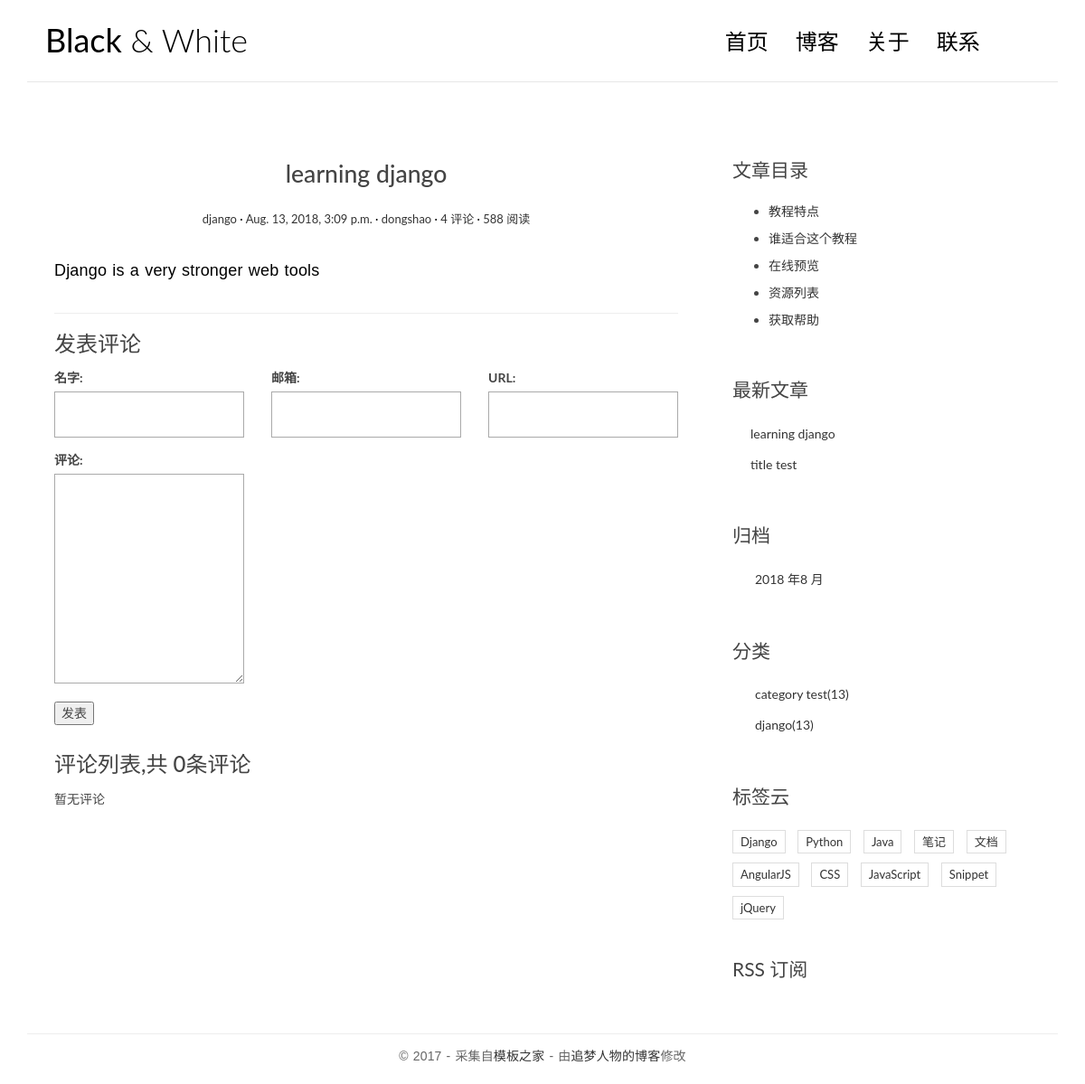
Page /post/2/ on the earlier database version.
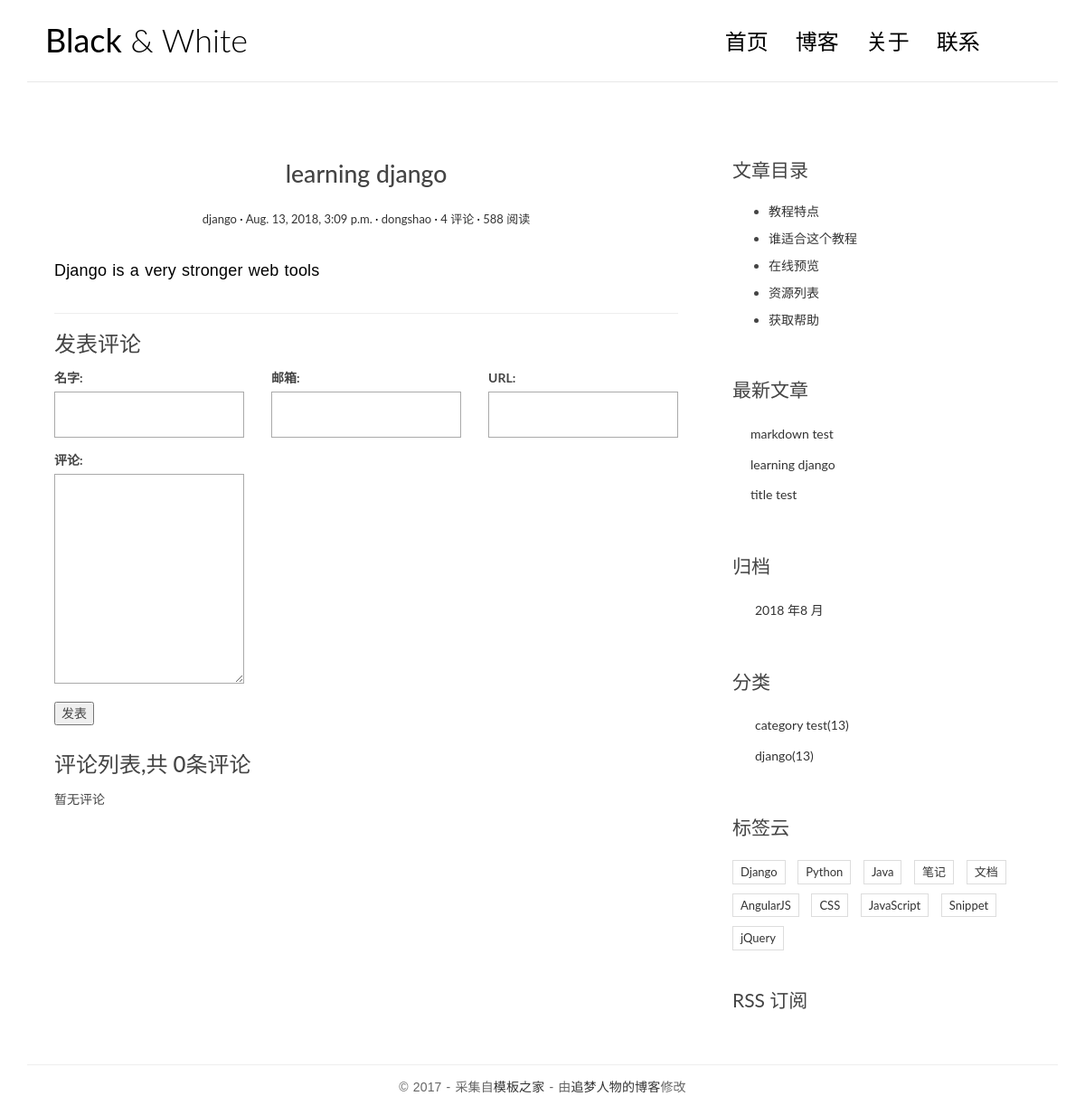
Same page on the later database version.
### blog/models.py (models this page shows, shortened)
class Post(models.Model):
    title = models.CharField(max_length=100)
    body = models.TextField()
    created_time = models.DateTimeField(auto_now_add=True)
    modified_time = models.DateTimeField(auto_now_add=True)
    excerpt = models.CharField(max_length=200, blank=True)
    category = models.ForeignKey(Category, on_delete=models.CASCADE)
    tags = models.ManyToManyField(Tag, blank=True)
    author = models.ForeignKey(User, on_delete=models.CASCADE)
    views = models.PositiveIntegerField(default=0)
    class Meta:
        ordering = ['-created_time']
    def get_absolute_url(self):
        return reverse('blog:detail', kwargs={'pk': self.pk})
    class Meta:
        ordering = ['-created_time', 'title']

class Category(models.Model):
    name = models.CharField(max_length=100)

### blog/views.py (the view)
# urls.py: path(r'post/<int:pk>/', views.detail, name='detail'),
def detail(request, pk):
    post = get_object_or_404(Post, pk=pk)
    post.body = markdown.markdown(post.body,
                                  entensions=['markdown.extensions.extra',
                                              'markdown.extensions.codehilite',
                                              'markdown.extensions.toc', ])
    form = CommentForm()
    comment_list = post.comment_set.all()
    context = {'post': post, 'form': form, 'comment_list': comment_list}
    return render(request, 'blog/detail.html', context=context)

### comments/forms.py
class CommentForm(forms.ModelForm):
    class Meta:
        model = Comment
        fields = ['author', 'email', 'url', 'body']

### blog/templatetags/blog_tags.py (called while the page is built)
@register.simple_tag
def get_recent_posts(num=5):
    return Post.objects.all().order_by('-created_time')[:num]

@register.simple_tag
def archives():
    return Post.objects.dates('created_time', 'month', order='DESC')

@register.simple_tag
def get_categories():
    return Category.objects.all()

### templates/blog/detail.html (shortened to what this page needs)
{% extends 'base.html' %}
{% block main %}
    <article class="post post-{{ post.pk }}">
        <header class="entry-header">
            <h1 class="entry-title">{{ post.title }}</h1>
            <div class="entry-meta">
                <span class="post-category"><a href="#">{{ post.category.name }}</a></span>
                <span class="post-date"><a href="#"><time class="entry-date"
                                                datetime="{{ post.created_time }}">{{ post.created_time }}</time></a></span>
                <span class="post-author"><a href="#">{{ post.author }}</a></span>
                <span class="comments-link"><a href="#">4 评论</a></span>
                <span class="views-count"><a href="#">588 阅读</a></span>
            </div>
        </header>
    <div class="entry-content clearfix">
        {{ post.body|safe }}
    </div>
    </article>
    <section class="comment-area">
    <hr>
    <h3>发表评论</h3>
    <form action="{% url 'comments:post_comment' post.pk %}" method="post" class="comment-form">
    <div class="row">
        <div class="col-md-4">
            <label for="{{ form.author.id_for_label }}">名字:</label>
            {{ form.author }}
        </div>
        <div class="col-md-4">
            <label for="{{ form.email.id_for_label }}">邮箱:</label>
            {{ form.email }}
        </div>
        <div class="col-md-4">
            <label for="{{ form.url.id_for_label }}">URL:</label>
            {{ form.url }}
        </div>
        <div class="col-md-4">
            <label for="{{ form.body.id_for_label }}">评论:</label>
            {{ form.body }}
            <button type="submit" class="comment-bin">发表</button>
        </div>
    </div>
</form>
<div class="comment-list-panel">
    <h3>评论列表,共 <span>{{ post.comment_set.count }}</span>条评论</h3>
    <ul class="comment-list list-unstyled">
        {% for comment in comment_list %}
            <li class="comment-item">
                <span class="nickname">{{ comment.author }}</span>
                <time class="submit-data" datetime="{{ comment.comment_time }}">{{ comment.comment_time }}</time>
                <div class="text">
                    {{ comment.body }}
                </div>
            </li>
        {% empty %}
            暂无评论
        {% endfor %}
    </ul>
</div>
</section>
{% endblock main %}
{% block toc %}
     <div class="widget widget-content">
        <h3 class="widget-title">文章目录</h3>
        <ul>
            <li>
                <a href="#">教程特点</a>
            </li>
            <li>
                <a href="#">谁适合这个教程</a>
            </li>
            <li>
                <a href="#">在线预览</a>
            </li>
            <li>
                <a href="#">资源列表</a>
            </li>
            <li>
                <a href="#">获取帮助</a>
            </li>
        </ul>
    </div>
{% endblock toc %}

### templates/base.html (shortened to what the changed rows need)
{% load staticfiles %}
{% load blog_tags %}
<!DOCTYPE html>
<html>
<head>
    <link rel="stylesheet" href="{% static 'blog/css/bootstrap.min.css' %}">
    <link rel="stylesheet" href="http://code.ionicframework.com/ionicons/2.0.1/css/ionicons.min.css">
    <link rel="stylesheet" href="{% static 'blog/css/pace.css' %}">
    <link rel="stylesheet" href="{% static 'blog/css/custom.css' %}">
    <link rel="stylesheet" href="{% static 'blog/css/highlights/github.css' %}">
</head>
<body>
<div class="container">
    <header id="site-header">
        <div class="row">
            <div class="col-md-4 col-sm-5 col-xs-8">
                <div class="logo">
                    <h1><a href="{% url 'blog:index' %}"><b>Black</b> &amp; White</a></h1>
                </div>
            </div>
        </div>
    </header>
</div>
<div class="content-body">
    <div class="container">
        <div class="row">
            <main class="col-md-8">
                {% block main %}
                {% endblock main %}
            </main>
            <aside class="col-md-4">
                <div class="widget widget-recent-posts">
                    {% get_recent_posts as recent_post_list %}
                    <ul>
                        {% for post in recent_post_list %}
                        <li>
                            <a href="{{ post.get_absolute_url }}">{{ post.title }}</a>
                        </li>
                        {% empty %}
                        暂无文章！
                        {% endfor %}
                    </ul>
                </div>
                <div class="widget widget-archives">
                    {% archives as archives_list %}
                    <ul>
                        {% for date in archives_list %}
                        <li>
                            <a href="{% url 'blog:archives' date.year date.month %}">{{ date.year }} 年{{ date.month }} 月</a>
                        </li>
                        {% empty %}
                        暂无归档！
                        {% endfor %}
                    </ul>
                </div>
                <div class="widget widget-category">
                    {% get_categories as categories_list %}
                    <ul>
                        {% for category in categories_list %}
                        <li>
                            <a href="{% url 'blog:categories' category.name %}">{{ category.name }}<span class="post-count">(13)</span></a>
                        </li>
                        {% empty %}
                        暂无分类！
                        {% endfor %}
                    </ul>
                </div>
            </aside>
        </div>
    </div>
</div>
</body>
</html>

Differences in the rows shown:
added Post: title "markdown test"
